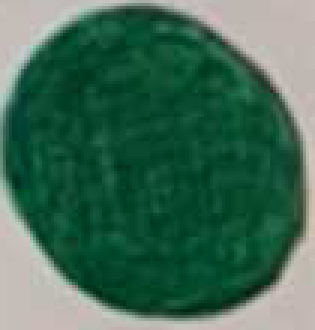
#> input picture Project/common/media/thymio_circle_green.png, 105 x 110 px (shown 3 times larger)
$ jupyter execute --allow-errors Rapport.ipynb   (shell and % lines are left out)
#> lines starting #> are read from the running program, lines starting #| are printed output that depends on the picture
### Project/common/Thymio.py
# Communication with Thymio via serial port or tcp
# Author: Yves Piguet, EPFL

import threading

class Message:
    """Aseba message data.
    """

    # v5
    ID_BOOTLOADER_RESET = 0x8000
    ID_BOOTLOADER_READ_PAGE = 0x8001
    ID_BOOTLOADER_WRITE_PAGE = 0x8002
    ID_BOOTLOADER_PAGE_DATA_WRITE = 0x8003
    ID_BOOTLOADER_DESCRIPTION = 0x8004
    ID_BOOTLOADER_PAGE_DATA_READ = 0x8005
    ID_BOOTLOADER_ACK = 0x8006
    ID_DESCRIPTION = 0x9000
    ID_NAMED_VARIABLE_DESCRIPTION = 0x9001
    ID_LOCAL_EVENT_DESCRIPTION = 0x9002
    ID_NATIVE_FUNCTION_DESCRIPTION = 0x9003
    ID_VARIABLES = 0x9005
    ID_EXECUTION_STATE_CHANGED = 0x900a
    ID_NODE_PRESENT = 0x900c
    ID_GET_DESCRIPTION = 0xa000
    ID_SET_BYTECODE = 0xa001
    ID_RESET = 0xa002
    ID_RUN = 0xa003
    ID_PAUSE = 0xa004
    ID_STEP = 0xa005
    ID_STOP = 0xa006
    ID_GET_EXECUTION_STATE = 0xa007
    ID_BREAKPOINT_SET = 0xa008
    ID_BREAKPOINT_CLEAR = 0xa009
    ID_BREAKPOINT_CLEAR_ALL = 0xa00a
    ID_GET_VARIABLES = 0xa00b
    ID_SET_VARIABLES =  0xa00c
    ID_GET_NODE_DESCRIPTION = 0xa010
    ID_LIST_NODES = 0xa011
    # v6
    ID_GET_DEVICE_INFO = 0xa012
    ID_SET_DEVICE_INFO = 0xa013
    # v7
    ID_GET_CHANGED_VARIABLES = 0xa014
    # v8
    ID_GET_NODE_DESCRIPTION_FRAGMENT = 0xa015

    PROTOCOL_VERSION = 5

    def __init__(self, id, source_node, payload):
        self.id = id
        self.source_node = source_node
        self.payload = payload

    # [11 lines left out: functions get_uint16, get_string, not called in this run]

    @staticmethod
    def uint16_to_bytes(word):
        """Convert an unsigned 16-bit integer to bytes.
        """
        return bytes([word % 256, word // 256])

    @staticmethod
    def uint16array_to_bytes(a):
        """Convert an array of unsigned 16-bit integer to bytes.
        """
        bytes = b"";
        for word in a:
            bytes += Message.uint16_to_bytes(word)
        return bytes

    # [71 lines left out: function decode, not called in this run]

    def serialize(self):
        """Serialize message to bytes.
        """
        return (self.uint16_to_bytes(len(self.payload)) +
                self.uint16_to_bytes(self.source_node) +
                self.uint16_to_bytes(self.id) +
                self.payload)

    # [60 lines left out: functions id_to_str, __str__, not called in this run]


class InputThread(threading.Thread):
    """Thread which reads messages asynchronously.
    """

    def __init__(self, io, handle_msg=None):
        threading.Thread.__init__(self)
        self.io = io
        self.handle_msg = handle_msg

    def read_uint16(self):
        """Read an unsigned 16-bit number.
        """
        b = self.io.read(2)
        return b[0] + 256 * b[1]

    def read_message(self):
        """Read a complete message.
        """
        try:
            payload_len = self.read_uint16()
            source_node = self.read_uint16()
            id = self.read_uint16()
            payload = self.io.read(payload_len)
        except:
            return None
        msg = Message(id, source_node, payload)
        return msg

    def run(self):
        """Input thread code.
        """
        while True:
            msg = self.read_message()
            if msg:
                msg.decode()
                if self.handle_msg:
                    self.handle_msg(msg)
            else:
                break


class RemoteNode:
    """Remote node description and state.
    """

    def __init__(self):
        self.node_id = None
        self.node_name = None
        self.var_total_size = 0
        self.var_offset = {}
        self.var_size = {}
        self.var_data = []

    # [38 lines left out: functions add_var, reset_var_data, get_var, get_var_array, set_var, set_var_array and 1 more, not called in this run]


class Thymio:
    """Connection to a Thymio.
    """

    def __init__(self, io, node_id=1, refreshing_rate=None):
        self.terminating = False
        self.io = io
        self.node_id = node_id
        self.remote_node = RemoteNode()
        self.auto_handshake = False

        self.input_lock = threading.Lock()
        self.input_thread = InputThread(self.io,
                                        lambda msg: self.handle_message(msg))
        self.input_thread.start()

        self.output_lock = threading.Lock()
        self.refreshing_timeout = None
        self.refreshing_trigger = threading.Event()  # initially wait() blocks
        def do_refresh():
            while not self.terminating:
                self.refreshing_trigger.wait(self.refreshing_timeout)
                self.refreshing_trigger.clear()
                self.get_variables()
        self.refresh_thread = threading.Thread(target=do_refresh)
        self.refresh_thread.start()
        if refreshing_rate is not None:
            self.set_refreshing_rate(refreshing_rate)

    # [4 lines left out: function close, not called in this run]

    def __del__(self):
        self.terminating = True
        self.close()

    def __enter__(self):
        return self

    def __exit__(self, type, value, traceback):
        self.close()

    # [20 lines left out: function serial_default_port, not called in this run]

    @staticmethod
    def serial(port=None, node_id=1, refreshing_rate=None):
        """Create Thymio object with a serial connection.
        """
        import serial  # pip3 install pyserial
        if port is None:
            port = Thymio.serial_default_port()
        th = Thymio(serial.Serial(port), node_id, refreshing_rate)
        th.handshake()
        return th

    # [22 lines left out: functions tcp, null, not called in this run]

    def handshake(self):
        self.auto_handshake = True
        self.list_nodes()

    def set_refreshing_rate(self, rate):
        """Change the auto-refresh rate to update variables.
        """
        self.refreshing_timeout = rate
        if rate is not None:
            # refresh now
            self.refreshing_trigger.set()

    # [23 lines left out: function handle_message, not called in this run]

    def send(self, msg):
        """Send a message.
        """
        with self.output_lock:
            self.io.write(msg.serialize())

    def get_target_node_id(self):
        """Get target node ID.
        """
        with self.input_lock:
            return self.remote_node.node_id

    # [5 lines left out: function get_target_node_var_total_size, not called in this run]

    def list_nodes(self):
        """Send a LIST_NODES message.
        """
        payload = Message.uint16array_to_bytes([Message.PROTOCOL_VERSION])
        msg = Message(Message.ID_LIST_NODES, self.node_id, payload)
        self.send(msg)

    # [9 lines left out: function get_node_description, not called in this run]

    def get_variables(self, chunk_offset=0, chunk_length=None, target_node_id=None):
        """Send a GET_VARIABLES message.
        """
        if target_node_id is None:
            target_node_id = self.get_target_node_id()
        if target_node_id is not None:
            payload = Message.uint16array_to_bytes([
                self.get_target_node_id() if target_node_id is None else target_node_id,
                chunk_offset,
                self.get_target_node_var_total_size() if chunk_length is None else chunk_length
            ])
            msg = Message(Message.ID_GET_VARIABLES, self.node_id, payload)
            self.send(msg)

    # [48 lines left out: functions set_variables, variable_description, get_var, get_var_array, set_var, set_var_array, not called in this run]

    def __getitem__(self, key):
        val = self.get_var_array(key)
        return val if len(val) != 1 else val[0]

    # [5 lines left out: function __setitem__, not called in this run]


# [9 lines that do not run on import are left out]

### Project/common/vision.py
import cv2
from skimage.filters import threshold_local
import numpy as np
import imutils
import matplotlib.pyplot as plt
import math

class vision:
    '''
    This class contains the required methods for the vision module, including:
        * detecting the map and warp perspective to rectangular shape.
        * locating thymio orientation and position based off feature points.
        * locating target point.
        * extracting obstacles and extending them with thymio clearance.
    This class relies on a multitude of computer vision techniques and performs
    heavy targeted filtering steps to extract precise information from camera
    pictures.
    Filters used by this class are: thresholding, canny, dilation, erosion,
    opening, closing, color filtering, gaussian blurr, etc.
    '''
    def __init__(self, camera_ip, plot):
        '''
        Initialisation of the vision class.

        Parameters
        ----------
        camera_ip : string for ip or number for local camera
            Ip of camera feed.
        plot : boolean
            Whether or not to plot computed images.

        Returns
        -------
        None.

        '''
        self.camera_ip = camera_ip
        self.plot = plot
        self.camera_img_idx =0

    # [169 lines left out: functions get_camera_image, get_obstacle_vertices, order_points, four_point_transform, not called in this run]


    def warp_map(self, image):
        '''
        cr: https://medium.com/@evergreenllc2020/building-document-scanner-with-opencv-and-python-2306ee65c3db
        This image takes as input an image of a map taken from a random angle,
        detects the rectangular shape of the map and returns a rectangular image
        containing only the map.

        Parameters
        ----------
        image : image
            Image containing the map taken from a random angle.

        Returns
        -------
        warped : image
            An image of the map with transformed perspective.

        '''
        # get the image and compute the ratio of the old height
        # to the new height, clone it, and resize it
        ratio = image.shape[0] / 500.0
        orig = image.copy()
        image = imutils.resize(image, height = 500)

        # convert the image to grayscale, blur it, and find edges
        # in the image
        gray = cv2.cvtColor(image, cv2.COLOR_BGR2GRAY)

        gray = cv2.GaussianBlur(gray, (5,5), 0)
        edged = cv2.Canny(gray, 75, 200)

        #show the original image and the edge detected image
        if self.plot:
            fx, plots = plt.subplots(1, 2, figsize=(20,10))
            plots[0].set_title("Image")
            plots[0].imshow(image, cmap='gray')
            plots[1].set_title("Edged")
            plots[1].imshow(edged, cmap='gray')

        # find the contours in the edged image, keeping only the
        # largest ones, and initialize the screen contour
        cnts = cv2.findContours(edged.copy(), cv2.RETR_LIST, cv2.CHAIN_APPROX_SIMPLE)
        cnts = imutils.grab_contours(cnts)
        cnts = sorted(cnts, key = ( lambda x: cv2.arcLength(x,True)), reverse = True)[:5]

        c = cnts[0]
        screenCnt = self.order_points(c.reshape(-1,2))

        # apply the four point transform to obtain a top-down
        # view of the original image
        warped = self.four_point_transform(orig, screenCnt.reshape(4, 2) * ratio)

        if self.plot:
            # show the original and scanned images
            fx, plots = plt.subplots(1, 2, figsize=(20,10))
            plots[0].set_title("Original")
            plots[0].imshow(imutils.resize(orig, height = warped.shape[0]))
            plots[1].set_title("Warped")
            plots[1].imshow(warped)

        return warped


    # [400 lines left out: functions create_obstacle_map, dilate_obstacle_map, locate_target_px, apply_color_filter, locate_feature_in_map_colorpixels, plot_key_points and 4 more, not called in this run]


'''
Example of use for the vision module API.
'''
if False:
    map_x = 0.89
    map_y = 0.86
    thymio_clearance_m = 0.12
    filename = 'media/saved_img.png'
    image = cv2.imread(filename, cv2.IMREAD_COLOR)
    image = cv2.cvtColor(image, cv2.COLOR_BGR2RGB)

    vis = vision(camera_ip=0, plot=True)
    #warped = vis.warp_map(vis.get_camera_image())
    warped = vis.warp_map(image)
    scaled, scaling_px_2_m = vis.scale_map(warped, map_x, map_y)
    # Load the feature images
    feature_image_front = cv2.imread('media/thymio_circle_green.png')
    feature_image_back = cv2.imread('media/thymio_circle_blue.png')
    # Convert the features images to RGB
    feature_image_front = cv2.cvtColor(feature_image_front, cv2.COLOR_BGR2RGB)
    feature_image_back = cv2.cvtColor(feature_image_back, cv2.COLOR_BGR2RGB)

    feature_color_front = [8, 72, 47]
    feature_color_back = [39, 52, 104]
    thymio_x_m, thymio_y_m, thymio_theta_rad = vis.locate_thymio(warped, feature_image_front, feature_color_front, feature_image_back, feature_color_back, scaling_px_2_m)

    obstacle_map = vis.create_obstacle_map(warped)
    thymio_clearance_px = int(thymio_clearance_m / scaling_px_2_m)
    dilated_obstacle_map = vis.dilate_obstacle_map(obstacle_map, thymio_clearance_px)

    target_color = [0x86, 0x33, 0x26]
    target_position_px = vis.locate_target_px(warped, target_color)
    target_position_m = target_position_px * scaling_px_2_m

    obstacle_vertices_m = vis.get_obstacle_vertices(dilated_obstacle_map, scaling_px_2_m)


### Project/common/Rapport.ipynb
# Project Report

Benjamin Mottis, Elie Chelly, Maxime Rombach, Salim Ben Ghorbel

Since we were not able to meet during this project due to the current situation, we decided to have the most easily replicable environement possible. This is why we went for an A0 (approximately) format piece of paper with printed black polygonal obstacles and a red circle as our goal. \
\
The choice we made was the following: no need to fix a camera or any consquent installation as such. This is why we are using a piece of code that detects the contous of our map and projects it flat. The camera we are using is the one from our smartphone, thanks to an ip based webcam app. After the projection step, we can easily detect our robot, its orientation, our obstacles and the goal. Then, based on the obstacles (simple polygons), we can build a visibility graph and apply an A star algorithme to find a path.\
\
We are concious of some weaknesses of our code. For example, a more optimised curved path exists. This implies that the movements of our robot are decomposed in two phases: orientation and advancing. Our vision module is environement dependant and can give random results when the contrasts is weak. We also had some troubles with clearly defining the edges of our map so if an obstacle is to close to the border, our robot may navigate outside of the perimeter.

This a picture of our environement:
<br/>

<br/>

The following installs will be needed to run the code.

## Chapter 1: Extracting information from an image

All of our dimensions are in meter and our images in RGB.

[cell 1]
import cv2
import matplotlib.pyplot as plt
from vision import vision
'''
    This class contains the required methods for the vision module, including:
        * detecting the map and warp perspective to rectangular shape.
        * locating thymio orientation and position based off feature points.
        * locating target point.
        * extracting obstacles and extending them with thymio clearance.
    This class relies on a multitude of computer vision techniques and performs
    heavy targeted filtering steps to extract precise information from camera
    pictures.
    Filters used by this class are: thresholding, canny, dilation, erosion,
    opening, closing, color filtering, gaussian blurr, etc.
    '''
import imutils
import global_navigation
import utilities

map_x = 0.89 # in meters
map_y = 0.84 # in meters
thymio_clearance_m = 0.12 # in meters

### Section a: Capturing the image and projecting it

The first step of our alogrithm consists in the capture of an image of our terrain. In our code, all of our vision functions are methods of the class vision that we defined. This is what a picture of the map looks like.\

[cell 2]
filename = 'media/saved_img2.png'
image = cv2.imread(filename, cv2.IMREAD_COLOR)
#> (the rest of this cell did not finish here and is left out)

The warp_map method then detects the edges of our map and projects it. This is done using a canny filter preceded by a gaussian blurr. We then use the findContours function from cv2.

[cell 3]
vis = vision(0, plot=True)

'''
        cr: https://medium.com/@evergreenllc2020/building-document-scanner-with-opencv-and-python-2306ee65c3db
        This method takes as input an image of a map taken from a random angle,
        detects the rectangular shape of the map and returns a rectangular image
        containing only the map.
        '''
#> (the rest of this cell did not finish here and is left out)

#> (a cell that did not finish here is left out)

### Section b: Locating the thymio and its orientation and finding the goal

To locate the thymio and its orientation we tried out different methods, such as using the ORB machine learning algorithme in cv2. This algorithme is described in details in a paper written by Ethan Rublee, Vincent Rabaud, Kurt Konolige, Gary R. Bradski: ORB: An efficient alternative to SIFT or SURF. ICCV 2011: 2564-2571.\
We found out that we could get similar (or sometimes better) results with simple shapes and simple colour filters to locate our feature images.

[cell 5]
# Load the feature images
feature_image_1 = cv2.imread('media/thymio_circle_green.png')
#> feature_image_1 is the input picture: shape (110, 105, 3); mean B, G, R 86.7, 107.1, 63.7
feature_image_2 = cv2.imread('media/thymio_circle_blue.png')
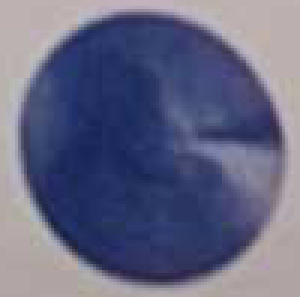
#> input picture Project/common/media/thymio_circle_blue.png, 100 x 99 px (shown 3 times larger)
#> feature_image_2 is the input picture: shape (99, 100, 3); mean B, G, R 131.5, 102.1, 100.3
# Convert the features images to RGB
feature_image_1 = cv2.cvtColor(feature_image_1, cv2.COLOR_BGR2RGB)
feature_image_2 = cv2.cvtColor(feature_image_2, cv2.COLOR_BGR2RGB)

# feature_color_2 = [72, 96, 46]
feature_color_1 = [8, 72, 47]
feature_color_2 = [39, 52, 104]

fx, plots = plt.subplots(1, 2, figsize=(20,10))
plots[0].set_title("feature 1")
plots[0].imshow(feature_image_1)
plots[1].set_title("feature 2")
plots[1].imshow(feature_image_2)
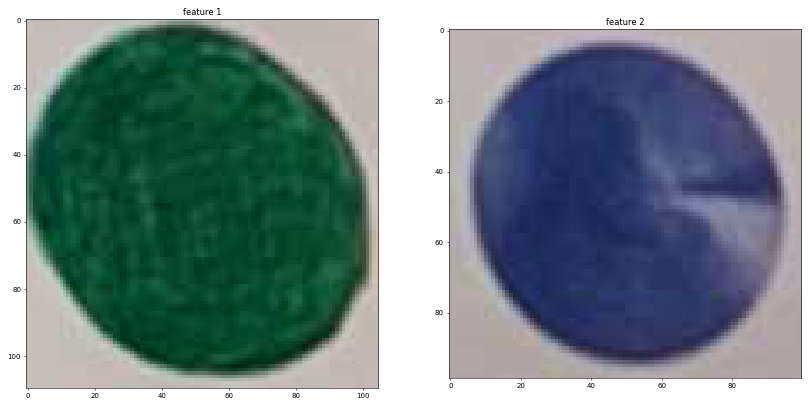
#> figure drawn by matplotlib, 2 panels

The following piece of code detects the feature image simply with coulour filters and calculates the center of the thymio. This allows the extraction of the x, y and theta (orientation of the robot).

#> (a cell that did not finish here is left out)

The target can easily be located thanks to its red colour with a simple colour filter.

[cell 7]
target_color = [148, 18, 28]
#> (the rest of this cell did not finish here and is left out)

## Chapter 2: Finding a path from the start to the goal

### Section a: Building the obstacle map and extracting the obstacles vertices

Now that the thymio and the target has been located, we can take care of the obstacle map.

[cell 8]
'''
        This method takes as input an image of the warped map and filters it
        in such a way that it extracts the obstacles and the free parts of the
        map. In the input, obstacles are dark and the map is bright. For the
        output, the obstacles are white pixels.

        Parameters
        ----------
        warped : image
            Warped image of the map.

        Returns
        -------
        obstacle_map : image
            A black and white image with obstacles as white.

        '''
#> (the rest of this cell did not finish here and is left out)

The thymio clearence_px variable is used to dilate the obstacles so that the robot takes in account its size when planning its path.

#> (a cell that did not finish here is left out)

A clean image of the obstacles allows the detection of all obstacle verticies and the grouping of them by polygon. The following code is an adaptation of a code we found on https://www.geeksforgeeks.org/find-co-ordinates-of-contours-using-opencv-python/. In addition to finding the obstacles verticies and grouping them by obstacle, it does so in a counter clockwise way, starting by the top-left most point of the polygone. Therefore the array returned is ordered. The parameter scaling_px_2_m converts the coodonates from pixels to meters.

[cell 10]
'''
This method takes as input a grayscale image with polygon obstacles such that
        bright pixels are obstacles and dark obstacle are free and returns the
        coordinates of obstacle vertices in an array.
        cr https://www.geeksforgeeks.org/find-co-ordinates-of-contours-using-opencv-python/
'''
#> (the rest of this cell did not finish here and is left out)

### Section b: Using the library pyvisgraph to build the visibility graph and finding the shortest path

Now, using the pyvisgraph lybrary, a visibility graph is built. The method used by this library is an implementation of Lee's visibility graph algorithme. Its complexity is the following: $O(n^2log(n))$. The naive method would have a complexity of $O(n^3)$. This is due to the fact that for each vertex, only the visible vertices are checked. Checking only the visible vertices only takes a complexity of $O(nlog(n))$ thanks to a counter clock wise line scanning method called Lee's scan line.

Once the visibility graph is built, the lybrary uses a simple A* algorithme that returns a sequence of points defining the path of our robot.

#> (a cell that did not finish here is left out)

## Chapter 3: Navigating to the goal

[cell 12]
import robot
from Thymio import Thymio
import time

#th = Thymio.serial(port="/dev/cu.usbmodem14101", refreshing_rate=0.1)
th = Thymio.serial(port="\\.\COM5", refreshing_rate=0.1)
